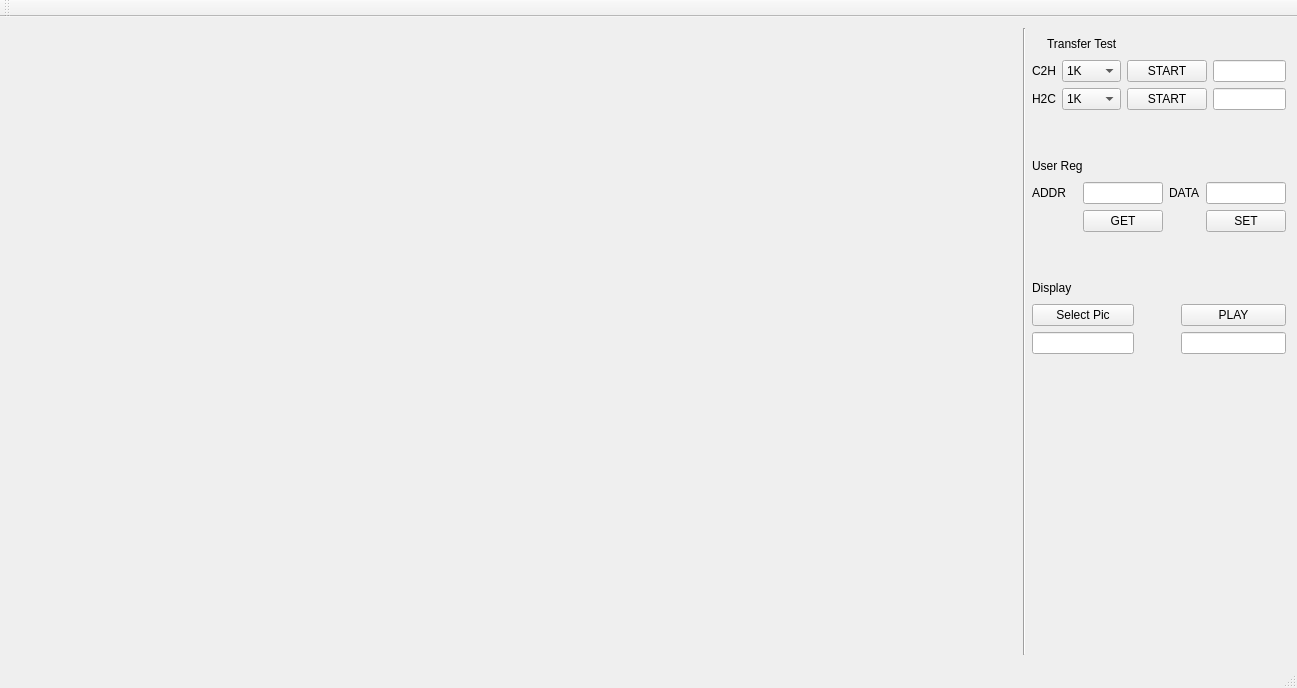
<?xml version="1.0" encoding="UTF-8"?>
<ui version="4.0">
 <class>MainWindow</class>
 <widget class="QMainWindow" name="MainWindow">
  <property name="geometry">
   <rect>
    <x>0</x>
    <y>0</y>
    <width>1297</width>
    <height>688</height>
   </rect>
  </property>
  <property name="windowTitle">
   <string>miz7035_demo</string>
  </property>
  <widget class="QWidget" name="centralWidget">
   <layout class="QHBoxLayout" name="horizontalLayout_2" stretch="4,1,1">
    <item>
     <layout class="QHBoxLayout" name="horizontalLayout">
      <item>
       <widget class="QLabel" name="label">
        <property name="sizePolicy">
         <sizepolicy hsizetype="Expanding" vsizetype="Expanding">
          <horstretch>0</horstretch>
          <verstretch>0</verstretch>
         </sizepolicy>
        </property>
        <property name="text">
         <string/>
        </property>
       </widget>
      </item>
     </layout>
    </item>
    <item>
     <widget class="Line" name="line">
      <property name="orientation">
       <enum>Qt::Vertical</enum>
      </property>
     </widget>
    </item>
    <item>
     <layout class="QVBoxLayout" name="verticalLayout_2">
      <item>
       <layout class="QVBoxLayout" name="verticalLayout">
        <item>
         <layout class="QGridLayout" name="gridLayout">
          <item row="0" column="0" rowspan="2" colspan="2">
           <spacer name="horizontalSpacer_3">
            <property name="orientation">
             <enum>Qt::Horizontal</enum>
            </property>
            <property name="sizeHint" stdset="0">
             <size>
              <width>17</width>
              <height>20</height>
             </size>
            </property>
           </spacer>
          </item>
          <item row="1" column="1" colspan="2">
           <widget class="QLabel" name="label_2">
            <property name="text">
             <string>Transfer Test</string>
            </property>
           </widget>
          </item>
          <item row="1" column="3">
           <spacer name="horizontalSpacer">
            <property name="orientation">
             <enum>Qt::Horizontal</enum>
            </property>
            <property name="sizeHint" stdset="0">
             <size>
              <width>40</width>
              <height>20</height>
             </size>
            </property>
           </spacer>
          </item>
          <item row="1" column="4">
           <spacer name="horizontalSpacer_2">
            <property name="orientation">
             <enum>Qt::Horizontal</enum>
            </property>
            <property name="sizeHint" stdset="0">
             <size>
              <width>40</width>
              <height>20</height>
             </size>
            </property>
           </spacer>
          </item>
          <item row="2" column="0" colspan="2">
           <widget class="QLabel" name="label_3">
            <property name="text">
             <string>C2H</string>
            </property>
           </widget>
          </item>
          <item row="2" column="2">
           <widget class="QComboBox" name="comboBox_c2h">
            <item>
             <property name="text">
              <string>1K</string>
             </property>
            </item>
            <item>
             <property name="text">
              <string>4K</string>
             </property>
            </item>
            <item>
             <property name="text">
              <string>8K</string>
             </property>
            </item>
            <item>
             <property name="text">
              <string>32K</string>
             </property>
            </item>
            <item>
             <property name="text">
              <string>64K</string>
             </property>
            </item>
            <item>
             <property name="text">
              <string>128K</string>
             </property>
            </item>
            <item>
             <property name="text">
              <string>256K</string>
             </property>
            </item>
            <item>
             <property name="text">
              <string>512K</string>
             </property>
            </item>
            <item>
             <property name="text">
              <string>1M</string>
             </property>
            </item>
            <item>
             <property name="text">
              <string>4M</string>
             </property>
            </item>
            <item>
             <property name="text">
              <string>8M</string>
             </property>
            </item>
           </widget>
          </item>
          <item row="2" column="3">
           <widget class="QPushButton" name="pushButton_c2h_start">
            <property name="text">
             <string>START</string>
            </property>
           </widget>
          </item>
          <item row="2" column="4">
           <widget class="QLineEdit" name="lineEdit_c2h"/>
          </item>
          <item row="3" column="0" colspan="2">
           <widget class="QLabel" name="label_4">
            <property name="text">
             <string>H2C</string>
            </property>
           </widget>
          </item>
          <item row="3" column="2">
           <widget class="QComboBox" name="comboBox_h2c">
            <item>
             <property name="text">
              <string>1K</string>
             </property>
            </item>
            <item>
             <property name="text">
              <string>4K</string>
             </property>
            </item>
            <item>
             <property name="text">
              <string>8K</string>
             </property>
            </item>
            <item>
             <property name="text">
              <string>32K</string>
             </property>
            </item>
            <item>
             <property name="text">
              <string>64K</string>
             </property>
            </item>
            <item>
             <property name="text">
              <string>128K</string>
             </property>
            </item>
            <item>
             <property name="text">
              <string>256K</string>
             </property>
            </item>
            <item>
             <property name="text">
              <string>512K</string>
             </property>
            </item>
            <item>
             <property name="text">
              <string>1M</string>
             </property>
            </item>
            <item>
             <property name="text">
              <string>4M</string>
             </property>
            </item>
            <item>
             <property name="text">
              <string>8M</string>
             </property>
            </item>
           </widget>
          </item>
          <item row="3" column="3">
           <widget class="QPushButton" name="pushButton_h2c_start">
            <property name="text">
             <string>START</string>
            </property>
           </widget>
          </item>
          <item row="3" column="4">
           <widget class="QLineEdit" name="lineEdit_h2c"/>
          </item>
         </layout>
        </item>
        <item>
         <spacer name="verticalSpacer">
          <property name="orientation">
           <enum>Qt::Vertical</enum>
          </property>
          <property name="sizeHint" stdset="0">
           <size>
            <width>20</width>
            <height>40</height>
           </size>
          </property>
         </spacer>
        </item>
        <item>
         <layout class="QGridLayout" name="gridLayout_2">
          <item row="0" column="0" colspan="2">
           <widget class="QLabel" name="label_5">
            <property name="text">
             <string>User Reg</string>
            </property>
           </widget>
          </item>
          <item row="0" column="2">
           <spacer name="horizontalSpacer_4">
            <property name="orientation">
             <enum>Qt::Horizontal</enum>
            </property>
            <property name="sizeHint" stdset="0">
             <size>
              <width>40</width>
              <height>20</height>
             </size>
            </property>
           </spacer>
          </item>
          <item row="0" column="3">
           <spacer name="horizontalSpacer_5">
            <property name="orientation">
             <enum>Qt::Horizontal</enum>
            </property>
            <property name="sizeHint" stdset="0">
             <size>
              <width>40</width>
              <height>20</height>
             </size>
            </property>
           </spacer>
          </item>
          <item row="0" column="4">
           <spacer name="horizontalSpacer_6">
            <property name="orientation">
             <enum>Qt::Horizontal</enum>
            </property>
            <property name="sizeHint" stdset="0">
             <size>
              <width>40</width>
              <height>20</height>
             </size>
            </property>
           </spacer>
          </item>
          <item row="1" column="0">
           <widget class="QLabel" name="label_6">
            <property name="text">
             <string>ADDR</string>
            </property>
           </widget>
          </item>
          <item row="1" column="1" colspan="2">
           <widget class="QLineEdit" name="lineEdit_ureg_addr"/>
          </item>
          <item row="1" column="3">
           <widget class="QLabel" name="label_7">
            <property name="text">
             <string>DATA</string>
            </property>
           </widget>
          </item>
          <item row="1" column="4">
           <widget class="QLineEdit" name="lineEdit_ureg_data"/>
          </item>
          <item row="2" column="0">
           <spacer name="horizontalSpacer_7">
            <property name="orientation">
             <enum>Qt::Horizontal</enum>
            </property>
            <property name="sizeHint" stdset="0">
             <size>
              <width>40</width>
              <height>20</height>
             </size>
            </property>
           </spacer>
          </item>
          <item row="2" column="1" colspan="2">
           <widget class="QPushButton" name="pushButton_ureg_get">
            <property name="text">
             <string>GET</string>
            </property>
           </widget>
          </item>
          <item row="2" column="3">
           <spacer name="horizontalSpacer_8">
            <property name="orientation">
             <enum>Qt::Horizontal</enum>
            </property>
            <property name="sizeHint" stdset="0">
             <size>
              <width>58</width>
              <height>20</height>
             </size>
            </property>
           </spacer>
          </item>
          <item row="2" column="4">
           <widget class="QPushButton" name="pushButton_ureg_set">
            <property name="text">
             <string>SET</string>
            </property>
           </widget>
          </item>
         </layout>
        </item>
        <item>
         <spacer name="verticalSpacer_2">
          <property name="orientation">
           <enum>Qt::Vertical</enum>
          </property>
          <property name="sizeHint" stdset="0">
           <size>
            <width>20</width>
            <height>40</height>
           </size>
          </property>
         </spacer>
        </item>
        <item>
         <layout class="QGridLayout" name="gridLayout_3">
          <item row="2" column="0" colspan="2">
           <widget class="QLineEdit" name="lineEdit_reso">
            <property name="readOnly">
             <bool>true</bool>
            </property>
           </widget>
          </item>
          <item row="0" column="0">
           <widget class="QLabel" name="label_8">
            <property name="text">
             <string>Display</string>
            </property>
           </widget>
          </item>
          <item row="1" column="0" colspan="2">
           <widget class="QPushButton" name="pushButton_sel_dir">
            <property name="text">
             <string>Select Pic</string>
            </property>
           </widget>
          </item>
          <item row="1" column="4">
           <widget class="QPushButton" name="pushButton_play">
            <property name="text">
             <string>PLAY</string>
            </property>
           </widget>
          </item>
          <item row="0" column="3" colspan="2">
           <spacer name="horizontalSpacer_9">
            <property name="orientation">
             <enum>Qt::Horizontal</enum>
            </property>
            <property name="sizeHint" stdset="0">
             <size>
              <width>40</width>
              <height>20</height>
             </size>
            </property>
           </spacer>
          </item>
          <item row="1" column="2" colspan="2">
           <spacer name="horizontalSpacer_10">
            <property name="orientation">
             <enum>Qt::Horizontal</enum>
            </property>
            <property name="sizeHint" stdset="0">
             <size>
              <width>40</width>
              <height>20</height>
             </size>
            </property>
           </spacer>
          </item>
          <item row="2" column="4">
           <widget class="QLineEdit" name="lineEdit_satu"/>
          </item>
          <item row="2" column="2" colspan="2">
           <spacer name="horizontalSpacer_11">
            <property name="orientation">
             <enum>Qt::Horizontal</enum>
            </property>
            <property name="sizeHint" stdset="0">
             <size>
              <width>40</width>
              <height>20</height>
             </size>
            </property>
           </spacer>
          </item>
         </layout>
        </item>
       </layout>
      </item>
      <item>
       <spacer name="verticalSpacer_3">
        <property name="orientation">
         <enum>Qt::Vertical</enum>
        </property>
        <property name="sizeHint" stdset="0">
         <size>
          <width>20</width>
          <height>258</height>
         </size>
        </property>
       </spacer>
      </item>
     </layout>
    </item>
   </layout>
  </widget>
  <widget class="QToolBar" name="mainToolBar">
   <attribute name="toolBarArea">
    <enum>TopToolBarArea</enum>
   </attribute>
   <attribute name="toolBarBreak">
    <bool>false</bool>
   </attribute>
  </widget>
  <widget class="QStatusBar" name="statusBar"/>
 </widget>
 <layoutdefault spacing="6" margin="11"/>
 <resources/>
 <connections>
  <connection>
   <sender>comboBox_c2h</sender>
   <signal>currentIndexChanged(int)</signal>
   <receiver>MainWindow</receiver>
   <slot>combo_box_c2h_slot(int)</slot>
   <hints>
    <hint type="sourcelabel">
     <x>1060</x>
     <y>66</y>
    </hint>
    <hint type="destinationlabel">
     <x>1095</x>
     <y>23</y>
    </hint>
   </hints>
  </connection>
  <connection>
   <sender>comboBox_h2c</sender>
   <signal>currentIndexChanged(int)</signal>
   <receiver>MainWindow</receiver>
   <slot>combo_box_h2c_slot(int)</slot>
   <hints>
    <hint type="sourcelabel">
     <x>1098</x>
     <y>106</y>
    </hint>
    <hint type="destinationlabel">
     <x>1131</x>
     <y>141</y>
    </hint>
   </hints>
  </connection>
  <connection>
   <sender>pushButton_c2h_start</sender>
   <signal>clicked()</signal>
   <receiver>MainWindow</receiver>
   <slot>push_button_c2h_start_slot()</slot>
   <hints>
    <hint type="sourcelabel">
     <x>1172</x>
     <y>58</y>
    </hint>
    <hint type="destinationlabel">
     <x>1239</x>
     <y>44</y>
    </hint>
   </hints>
  </connection>
  <connection>
   <sender>pushButton_h2c_start</sender>
   <signal>clicked()</signal>
   <receiver>MainWindow</receiver>
   <slot>push_button_h2c_start_slot()</slot>
   <hints>
    <hint type="sourcelabel">
     <x>1192</x>
     <y>116</y>
    </hint>
    <hint type="destinationlabel">
     <x>1222</x>
     <y>121</y>
    </hint>
   </hints>
  </connection>
  <connection>
   <sender>pushButton_ureg_get</sender>
   <signal>clicked()</signal>
   <receiver>MainWindow</receiver>
   <slot>push_button_ureg_get_slot()</slot>
   <hints>
    <hint type="sourcelabel">
     <x>1101</x>
     <y>246</y>
    </hint>
    <hint type="destinationlabel">
     <x>1157</x>
     <y>264</y>
    </hint>
   </hints>
  </connection>
  <connection>
   <sender>pushButton_ureg_set</sender>
   <signal>clicked()</signal>
   <receiver>MainWindow</receiver>
   <slot>push_button_ureg_set_slot()</slot>
   <hints>
    <hint type="sourcelabel">
     <x>1242</x>
     <y>243</y>
    </hint>
    <hint type="destinationlabel">
     <x>1253</x>
     <y>286</y>
    </hint>
   </hints>
  </connection>
  <connection>
   <sender>pushButton_sel_dir</sender>
   <signal>clicked()</signal>
   <receiver>MainWindow</receiver>
   <slot>push_button_sel_dir_slot()</slot>
   <hints>
    <hint type="sourcelabel">
     <x>1124</x>
     <y>359</y>
    </hint>
    <hint type="destinationlabel">
     <x>1152</x>
     <y>424</y>
    </hint>
   </hints>
  </connection>
  <connection>
   <sender>pushButton_play</sender>
   <signal>clicked()</signal>
   <receiver>MainWindow</receiver>
   <slot>push_button_play_slot()</slot>
   <hints>
    <hint type="sourcelabel">
     <x>1225</x>
     <y>346</y>
    </hint>
    <hint type="destinationlabel">
     <x>1163</x>
     <y>370</y>
    </hint>
   </hints>
  </connection>
 </connections>
 <slots>
  <slot>combo_box_c2h_slot(int)</slot>
  <slot>combo_box_h2c_slot(int)</slot>
  <slot>push_button_c2h_start_slot()</slot>
  <slot>push_button_h2c_start_slot()</slot>
  <slot>push_button_ureg_get_slot()</slot>
  <slot>push_button_ureg_set_slot()</slot>
  <slot>check_box_repeat_slot(bool)</slot>
  <slot>push_button_sel_dir_slot()</slot>
  <slot>push_button_play_slot()</slot>
 </slots>
</ui>
